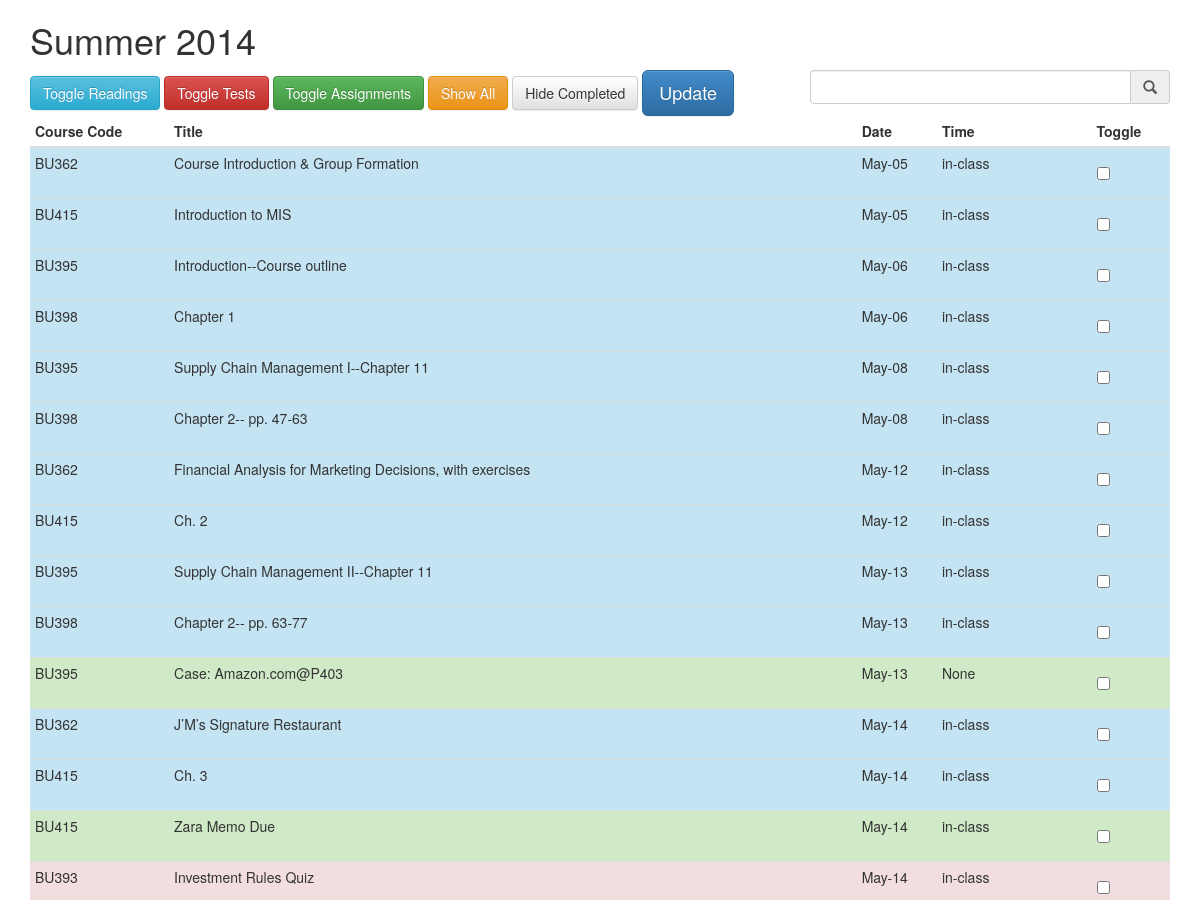
Before: / (upper part) with the older database file.
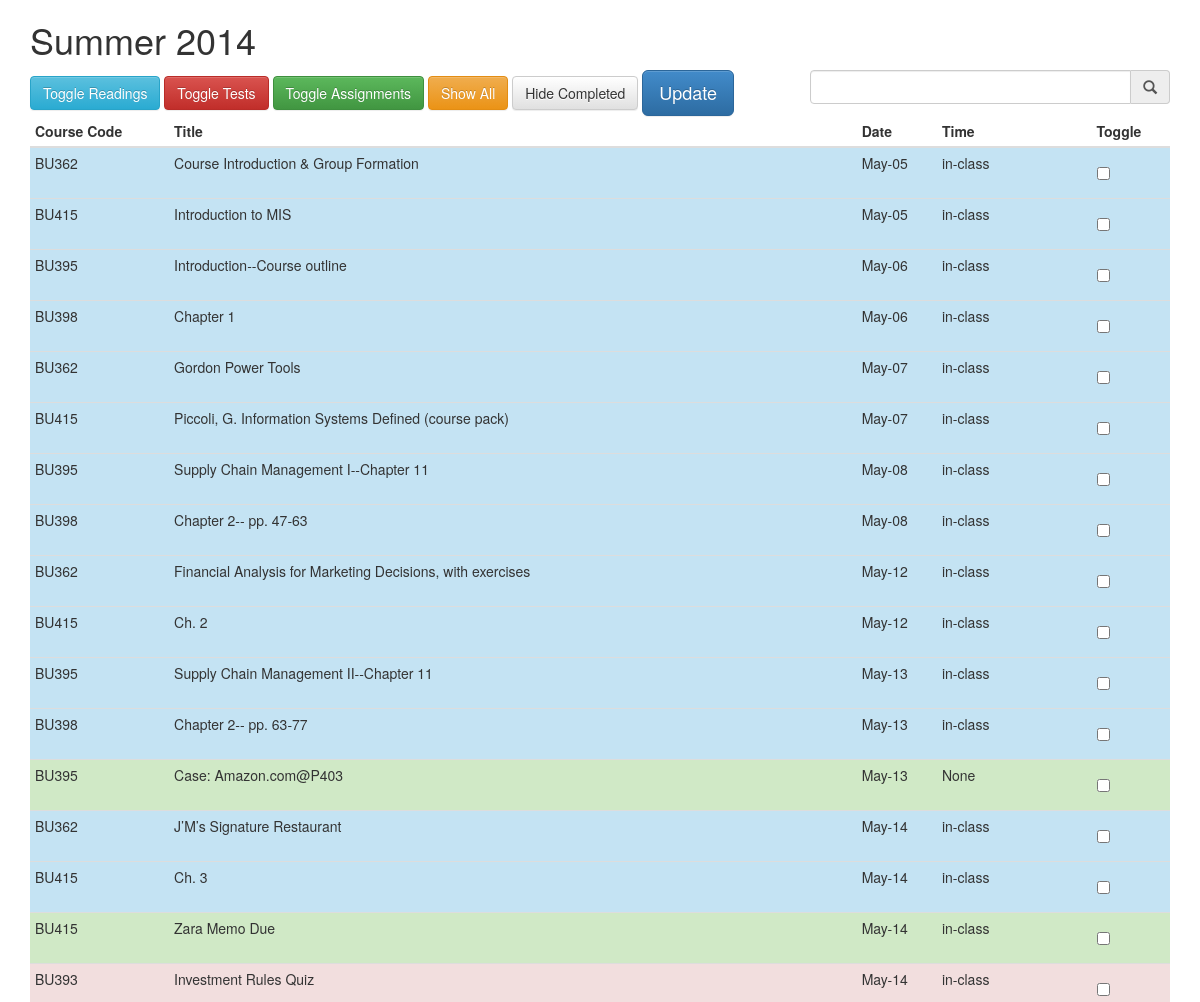
After: the same page with the newer database file.
### tables this page shows
CREATE TABLE Readings
            (course_code text, name text, chapter int, date text, pages text, complete bool);

CREATE TABLE Assignments
            (course_code text, name text,  date text, time text, complete bool);

CREATE TABLE Tests
            (course_code text, name text, date text, time text, complete bool);

### wsgi/app/views.py (the view)
@app.route('/',methods=['POST','GET'])
def show_all():
    db = get_db()
    if request.method=='POST':
        update_completes(db)
    entries =[]
    for homework in TYPES:
        entries.append(select_homework(homework,db))
    homework = join_homework(entries)
    return render_template('show_all.html',entries=homework )

### wsgi/app/templates/show_all.html (shortened to what this page needs)
{% extends "index.html" %}
{% block body %}
        <div class="row">
            <div class="col-md-12">
                <form role="form" method="post" id="homework_form" action="/">
                 <div class="row">
                    <div class="col-md-8 col-md-offset">
                        <button type="button" class="btn btn-info"
                                onclick="filterReadings()">Toggle Readings</button>
                        <button type="button" class="btn btn-danger"
                                onclick="filterTests()">Toggle Tests</button>
                        <button type="button" class="btn btn-success"
                                onclick="filterAssignments()">Toggle Assignments</button>
                        <button type="button" class="btn btn-warning" onclick="unhideRows()">Show All</button>
                        <button type="button" class="btn btn-default" onclick="hideRows()">Hide Completed</button>
                        <button type="submit" class="btn btn-primary btn-lg">Update</button>
                    </div>
                    <div class="col-md-4 col-md-offset">
                        <div class="input-group">
                            <input type="text" class="form-control"  id="search">
                                <span class="input-group-addon">
                                    <i class="glyphicon glyphicon-search"></i>
                                </span>
                            </div>
                        </div>
                  </div>
                    <table class="table .table-bordered table-condensed" id="homework">
                     <thead>
                      <tr>
                          <th>Course Code</th>
                          <th>Title</th>
                          <th>Date</th>
                          <th>Time</th>
                          <th>Toggle</th>
                      </tr>
                    </thead>
                    <tbody>
                    {% for entry in entries|sort(attribute='date')  %}
                    <tr class="{{ entry.type }}" id="{{ entry.id }}">
                        <td>{{ entry.course_code }}</td>
                        <td>{{ entry.name }}</td>
                        <td>{{ entry.date|datetimeformat }}</td>
                        <td >{{ entry.time }}</td>
                        <td>
                            <div class="checkbox">
                              <input type="checkbox" name="{{ entry.id }}" value="{{ entry.complete }}">
                            </div>
                        </td>
                    </tr>
                    {% endfor %}
                    </tbody>
                 </table>
              </form>
        </div>
    </div>
</div>
{% endblock %}

Changed rows visible on the page:
now on this page (row edited): Readings: course_code "BU362", name "Gordon Power Tools", date "May-07", time "in-class"
now on this page (row edited): Readings: course_code "BU415", name "Piccoli, G. Information Systems Defined (course pack)", date "May-07", time "in-class"
